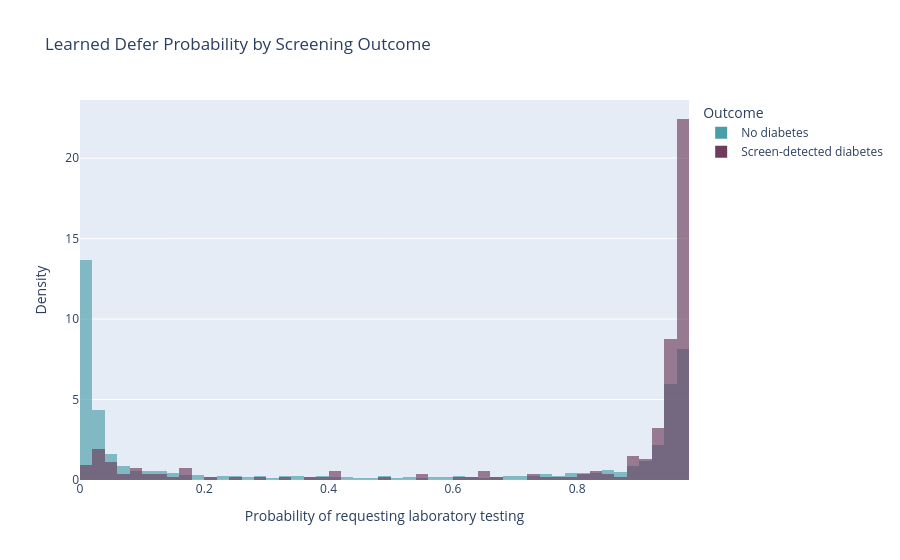

The notebook cell this image was saved under:
### Code cell
plot_df = (
    neural_predictions.copy()
)

plot_df[
    "Outcome"
] = plot_df[
    "y_true"
].map({
    0: "No diabetes",
    1: "Screen-detected diabetes"
})

fig = px.histogram(
    plot_df,
    x="neural_defer_probability",
    color="Outcome",
    nbins=50,
    opacity=0.65,
    barmode="overlay",
    histnorm="probability density",
    title=(
        "Learned Defer Probability "
        "by Screening Outcome"
    ),
    color_discrete_sequence=[
        "#4B9DAA",
        "#6E3C5D"
    ]
)

fig.update_xaxes(
    title=(
        "Probability of requesting "
        "laboratory testing"
    )
)

fig.update_yaxes(
    title="Density"
)

fig.show()

fig.write_html(
    FIGURE_DIR
    / "step10_defer_probability_distribution.html"
)

### Figure 1 — Plotly figure (JSON) as saved in the notebook; plotly's stock layout.template omitted (floating-point values rounded to 4 significant figures; data arrays with more than 128 entries replaced by an {"elided": "..."} marker saying what was removed)
{"data": [{"bingroup": "x", "histnorm": "probability density", "hovertemplate": "Outcome=No diabetes<br>neural_defer_probability=%{x}<br>probability density=%{y}<extra></extra>", "legendgroup": "No diabetes", "marker": {"color": "#4B9DAA", "opacity": 0.65, "pattern": {"shape": ""}}, "name": "No diabetes", "nbinsx": 50, "orientation": "v", "showlegend": true, "type": "histogram", "x": {"elided": "4195 float values"}, "xaxis": "x", "yaxis": "y"}, {"bingroup": "x", "histnorm": "probability density", "hovertemplate": "Outcome=Screen-detected diabetes<br>neural_defer_probability=%{x}<br>probability density=%{y}<extra></extra>", "legendgroup": "Screen-detected diabetes", "marker": {"color": "#6E3C5D", "opacity": 0.65, "pattern": {"shape": ""}}, "name": "Screen-detected diabetes", "nbinsx": 50, "orientation": "v", "showlegend": true, "type": "histogram", "x": {"elided": "263 float values"}, "xaxis": "x", "yaxis": "y"}], "layout": {"barmode": "overlay", "legend": {"title": {"text": "Outcome"}, "tracegroupgap": 0}, "title": {"text": "Learned Defer Probability by Screening Outcome"}, "xaxis": {"anchor": "y", "domain": [0, 1], "title": {"text": "Probability of requesting laboratory testing"}}, "yaxis": {"anchor": "x", "domain": [0, 1], "title": {"text": "Density"}}}}
